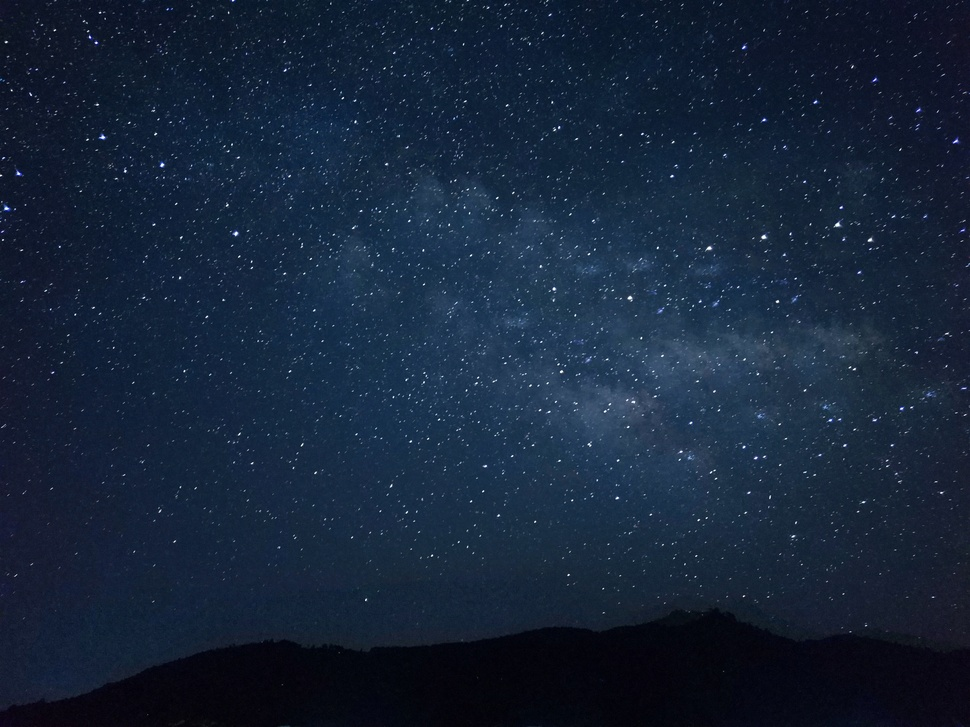
#> input picture star.jpg, 970 x 727 px, shrunk from 4000 x 3000 before the run
$ python starscount.py   (older library calls are emulated)
#> lines starting #> are read from the running program, lines starting #| are printed output that depends on the picture
#!/usr/bin/env python3
# -*- coding: utf-8 -*-
"""
Created on Wed Feb  6 17:56:50 2019

@author: jeetu
"""


from skimage.feature import blob_log

import glob

from skimage.io import imread

example_file = glob.glob("star.jpg")[0]
im= imread(example_file, as_grey=True)
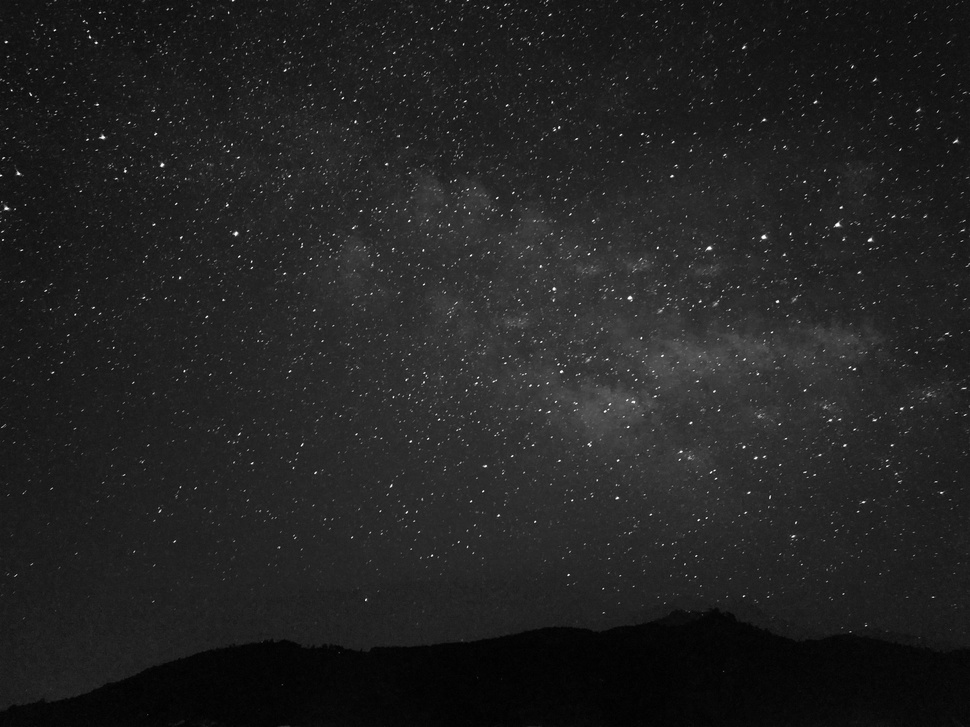
#> im: shape (727, 970) float64; min 0.00141, max 0.995, mean 0.135

blob_log = blob_log(im, max_sigma=30,num_sigma=10, threshold=.1)
#> blob_log = 2119 rows, first 8: [301, 777, 1], [371, 561, 1], [171, 125, 1], [42, 96, 1], [175, 0, 1], [127, 559, 1], [207, 841, 1], [173, 18, 1]

numrows=len(blob_log)
#> numrows = 2119

print("NUmbers of star counted:  ", numrows)
#| NUmbers of star counted:   2119
